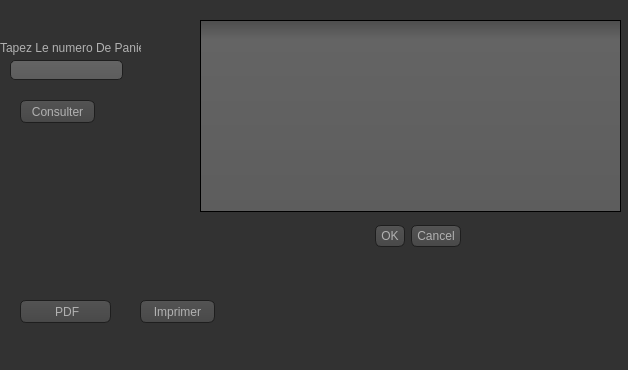
<?xml version="1.0" encoding="UTF-8"?>
<ui version="4.0">
 <class>VerifAchat</class>
 <widget class="QDialog" name="VerifAchat">
  <property name="geometry">
   <rect>
    <x>0</x>
    <y>0</y>
    <width>628</width>
    <height>370</height>
   </rect>
  </property>
  <property name="windowTitle">
   <string>Dialog</string>
  </property>
  <property name="styleSheet">
   <string notr="true">QToolTip
{
     border: 1px solid black;
     background-color: #ffa02f;
     padding: 1px;
     border-radius: 3px;
     opacity: 100;
}

QWidget
{
    color: #b1b1b1;
    background-color: #323232;
}

QWidget:item:hover
{
    background-color: QLinearGradient( x1: 0, y1: 0, x2: 0, y2: 1, stop: 0 #ffa02f, stop: 1 #ca0619);
    color: #000000;
}

QWidget:item:selected
{
    background-color: QLinearGradient( x1: 0, y1: 0, x2: 0, y2: 1, stop: 0 #ffa02f, stop: 1 #d7801a);
}

QMenuBar::item
{
    background: transparent;
}

QMenuBar::item:selected
{
    background: transparent;
    border: 1px solid #ffaa00;
}

QMenuBar::item:pressed
{
    background: #444;
    border: 1px solid #000;
    background-color: QLinearGradient(
        x1:0, y1:0,
        x2:0, y2:1,
        stop:1 #212121,
        stop:0.4 #343434/*,
        stop:0.2 #343434,
        stop:0.1 #ffaa00*/
    );
    margin-bottom:-1px;
    padding-bottom:1px;
}

QMenu
{
    border: 1px solid #000;
}

QMenu::item
{
    padding: 2px 20px 2px 20px;
}

QMenu::item:selected
{
    color: #000000;
}

QWidget:disabled
{
    color: #404040;
    background-color: #323232;
}

QAbstractItemView
{
    background-color: QLinearGradient( x1: 0, y1: 0, x2: 0, y2: 1, stop: 0 #4d4d4d, stop: 0.1 #646464, stop: 1 #5d5d5d);
}

QWidget:focus
{
    /*border: 2px solid QLinearGradient( x1: 0, y1: 0, x2: 0, y2: 1, stop: 0 #ffa02f, stop: 1 #d7801a);*/
}

QLineEdit
{
    background-color: QLinearGradient( x1: 0, y1: 0, x2: 0, y2: 1, stop: 0 #4d4d4d, stop: 0 #646464, stop: 1 #5d5d5d);
    padding: 1px;
    border-style: solid;
    border: 1px solid #1e1e1e;
    border-radius: 5;
}

QPushButton
{
    color: #b1b1b1;
    background-color: QLinearGradient( x1: 0, y1: 0, x2: 0, y2: 1, stop: 0 #565656, stop: 0.1 #525252, stop: 0.5 #4e4e4e, stop: 0.9 #4a4a4a, stop: 1 #464646);
    border-width: 1px;
    border-color: #1e1e1e;
    border-style: solid;
    border-radius: 6;
    padding: 3px;
    font-size: 12px;
    padding-left: 5px;
    padding-right: 5px;
}

QPushButton:pressed
{
    background-color: QLinearGradient( x1: 0, y1: 0, x2: 0, y2: 1, stop: 0 #2d2d2d, stop: 0.1 #2b2b2b, stop: 0.5 #292929, stop: 0.9 #282828, stop: 1 #252525);
}

QComboBox
{
    selection-background-color: #ffaa00;
    background-color: QLinearGradient( x1: 0, y1: 0, x2: 0, y2: 1, stop: 0 #565656, stop: 0.1 #525252, stop: 0.5 #4e4e4e, stop: 0.9 #4a4a4a, stop: 1 #464646);
    border-style: solid;
    border: 1px solid #1e1e1e;
    border-radius: 5;
}

QComboBox:hover,QPushButton:hover
{
    border: 2px solid QLinearGradient( x1: 0, y1: 0, x2: 0, y2: 1, stop: 0 #ffa02f, stop: 1 #d7801a);
}


QComboBox:on
{
    padding-top: 3px;
    padding-left: 4px;
    background-color: QLinearGradient( x1: 0, y1: 0, x2: 0, y2: 1, stop: 0 #2d2d2d, stop: 0.1 #2b2b2b, stop: 0.5 #292929, stop: 0.9 #282828, stop: 1 #252525);
    selection-background-color: #ffaa00;
}

QComboBox QAbstractItemView
{
    border: 2px solid darkgray;
    selection-background-color: QLinearGradient( x1: 0, y1: 0, x2: 0, y2: 1, stop: 0 #ffa02f, stop: 1 #d7801a);
}

QComboBox::drop-down
{
     subcontrol-origin: padding;
     subcontrol-position: top right;
     width: 15px;

     border-left-width: 0px;
     border-left-color: darkgray;
     border-left-style: solid; /* just a single line */
     border-top-right-radius: 3px; /* same radius as the QComboBox */
     border-bottom-right-radius: 3px;
 }

QComboBox::down-arrow
{
     image: url(:/down_arrow.png);
}

QGroupBox:focus
{
border: 2px solid QLinearGradient( x1: 0, y1: 0, x2: 0, y2: 1, stop: 0 #ffa02f, stop: 1 #d7801a);
}

QTextEdit:focus
{
    border: 2px solid QLinearGradient( x1: 0, y1: 0, x2: 0, y2: 1, stop: 0 #ffa02f, stop: 1 #d7801a);
}

QScrollBar:horizontal {
     border: 1px solid #222222;
     background: QLinearGradient( x1: 0, y1: 0, x2: 0, y2: 1, stop: 0.0 #121212, stop: 0.2 #282828, stop: 1 #484848);
     height: 7px;
     margin: 0px 16px 0 16px;
}

QScrollBar::handle:horizontal
{
      background: QLinearGradient( x1: 0, y1: 0, x2: 1, y2: 0, stop: 0 #ffa02f, stop: 0.5 #d7801a, stop: 1 #ffa02f);
      min-height: 20px;
      border-radius: 2px;
}

QScrollBar::add-line:horizontal {
      border: 1px solid #1b1b19;
      border-radius: 2px;
      background: QLinearGradient( x1: 0, y1: 0, x2: 1, y2: 0, stop: 0 #ffa02f, stop: 1 #d7801a);
      width: 14px;
      subcontrol-position: right;
      subcontrol-origin: margin;
}

QScrollBar::sub-line:horizontal {
      border: 1px solid #1b1b19;
      border-radius: 2px;
      background: QLinearGradient( x1: 0, y1: 0, x2: 1, y2: 0, stop: 0 #ffa02f, stop: 1 #d7801a);
      width: 14px;
     subcontrol-position: left;
     subcontrol-origin: margin;
}

QScrollBar::right-arrow:horizontal, QScrollBar::left-arrow:horizontal
{
      border: 1px solid black;
      width: 1px;
      height: 1px;
      background: white;
}

QScrollBar::add-page:horizontal, QScrollBar::sub-page:horizontal
{
      background: none;
}

QScrollBar:vertical
{
      background: QLinearGradient( x1: 0, y1: 0, x2: 1, y2: 0, stop: 0.0 #121212, stop: 0.2 #282828, stop: 1 #484848);
      width: 7px;
      margin: 16px 0 16px 0;
      border: 1px solid #222222;
}

QScrollBar::handle:vertical
{
      background: QLinearGradient( x1: 0, y1: 0, x2: 0, y2: 1, stop: 0 #ffa02f, stop: 0.5 #d7801a, stop: 1 #ffa02f);
      min-height: 20px;
      border-radius: 2px;
}

QScrollBar::add-line:vertical
{
      border: 1px solid #1b1b19;
      border-radius: 2px;
      background: QLinearGradient( x1: 0, y1: 0, x2: 0, y2: 1, stop: 0 #ffa02f, stop: 1 #d7801a);
      height: 14px;
      subcontrol-position: bottom;
      subcontrol-origin: margin;
}

QScrollBar::sub-line:vertical
{
      border: 1px solid #1b1b19;
      border-radius: 2px;
      background: QLinearGradient( x1: 0, y1: 0, x2: 0, y2: 1, stop: 0 #d7801a, stop: 1 #ffa02f);
      height: 14px;
      subcontrol-position: top;
      subcontrol-origin: margin;
}

QScrollBar::up-arrow:vertical, QScrollBar::down-arrow:vertical
{
      border: 1px solid black;
      width: 1px;
      height: 1px;
      background: white;
}


QScrollBar::add-page:vertical, QScrollBar::sub-page:vertical
{
      background: none;
}

QTextEdit
{
    background-color: #242424;
}

QPlainTextEdit
{
    background-color: #242424;
}

QHeaderView::section
{
    background-color: QLinearGradient(x1:0, y1:0, x2:0, y2:1, stop:0 #616161, stop: 0.5 #505050, stop: 0.6 #434343, stop:1 #656565);
    color: white;
    padding-left: 4px;
    border: 1px solid #6c6c6c;
}

QCheckBox:disabled
{
color: #414141;
}

QDockWidget::title
{
    text-align: center;
    spacing: 3px; /* spacing between items in the tool bar */
    background-color: QLinearGradient(x1:0, y1:0, x2:0, y2:1, stop:0 #323232, stop: 0.5 #242424, stop:1 #323232);
}

QDockWidget::close-button, QDockWidget::float-button
{
    text-align: center;
    spacing: 1px; /* spacing between items in the tool bar */
    background-color: QLinearGradient(x1:0, y1:0, x2:0, y2:1, stop:0 #323232, stop: 0.5 #242424, stop:1 #323232);
}

QDockWidget::close-button:hover, QDockWidget::float-button:hover
{
    background: #242424;
}

QDockWidget::close-button:pressed, QDockWidget::float-button:pressed
{
    padding: 1px -1px -1px 1px;
}

QMainWindow::separator
{
    background-color: QLinearGradient(x1:0, y1:0, x2:0, y2:1, stop:0 #161616, stop: 0.5 #151515, stop: 0.6 #212121, stop:1 #343434);
    color: white;
    padding-left: 4px;
    border: 1px solid #4c4c4c;
    spacing: 3px; /* spacing between items in the tool bar */
}

QMainWindow::separator:hover
{

    background-color: QLinearGradient(x1:0, y1:0, x2:0, y2:1, stop:0 #d7801a, stop:0.5 #b56c17 stop:1 #ffa02f);
    color: white;
    padding-left: 4px;
    border: 1px solid #6c6c6c;
    spacing: 3px; /* spacing between items in the tool bar */
}

QToolBar::handle
{
     spacing: 3px; /* spacing between items in the tool bar */
     background: url(:/images/handle.png);
}

QMenu::separator
{
    height: 2px;
    background-color: QLinearGradient(x1:0, y1:0, x2:0, y2:1, stop:0 #161616, stop: 0.5 #151515, stop: 0.6 #212121, stop:1 #343434);
    color: white;
    padding-left: 4px;
    margin-left: 10px;
    margin-right: 5px;
}

QProgressBar
{
    border: 2px solid grey;
    border-radius: 5px;
    text-align: center;
}

QProgressBar::chunk
{
    background-color: #d7801a;
    width: 2.15px;
    margin: 0.5px;
}

QTabBar::tab {
    color: #b1b1b1;
    border: 1px solid #444;
    border-bottom-style: none;
    background-color: #323232;
    padding-left: 10px;
    padding-right: 10px;
    padding-top: 3px;
    padding-bottom: 2px;
    margin-right: -1px;
}

QTabWidget::pane {
    border: 1px solid #444;
    top: 1px;
}

QTabBar::tab:last
{
    margin-right: 0; /* the last selected tab has nothing to overlap with on the right */
    border-top-right-radius: 3px;
}

QTabBar::tab:first:!selected
{
 margin-left: 0px; /* the last selected tab has nothing to overlap with on the right */


    border-top-left-radius: 3px;
}

QTabBar::tab:!selected
{
    color: #b1b1b1;
    border-bottom-style: solid;
    margin-top: 3px;
    background-color: QLinearGradient(x1:0, y1:0, x2:0, y2:1, stop:1 #212121, stop:.4 #343434);
}

QTabBar::tab:selected
{
    border-top-left-radius: 3px;
    border-top-right-radius: 3px;
    margin-bottom: 0px;
}

QTabBar::tab:!selected:hover
{
    /*border-top: 2px solid #ffaa00;
    padding-bottom: 3px;*/
    border-top-left-radius: 3px;
    border-top-right-radius: 3px;
    background-color: QLinearGradient(x1:0, y1:0, x2:0, y2:1, stop:1 #212121, stop:0.4 #343434, stop:0.2 #343434, stop:0.1 #ffaa00);
}

QRadioButton::indicator:checked, QRadioButton::indicator:unchecked{
    color: #b1b1b1;
    background-color: #323232;
    border: 1px solid #b1b1b1;
    border-radius: 6px;
}

QRadioButton::indicator:checked
{
    background-color: qradialgradient(
        cx: 0.5, cy: 0.5,
        fx: 0.5, fy: 0.5,
        radius: 1.0,
        stop: 0.25 #ffaa00,
        stop: 0.3 #323232
    );
}

QCheckBox::indicator{
    color: #b1b1b1;
    background-color: #323232;
    border: 1px solid #b1b1b1;
    width: 9px;
    height: 9px;
}

QRadioButton::indicator
{
    border-radius: 6px;
}

QRadioButton::indicator:hover, QCheckBox::indicator:hover
{
    border: 1px solid #ffaa00;
}

QCheckBox::indicator:checked
{
    image:url(:/images/checkbox.png);
}

QCheckBox::indicator:disabled, QRadioButton::indicator:disabled
{
    border: 1px solid #444;
}</string>
  </property>
  <widget class="QDialogButtonBox" name="buttonBox">
   <property name="geometry">
    <rect>
     <x>120</x>
     <y>220</y>
     <width>341</width>
     <height>32</height>
    </rect>
   </property>
   <property name="orientation">
    <enum>Qt::Horizontal</enum>
   </property>
   <property name="standardButtons">
    <set>QDialogButtonBox::Cancel|QDialogButtonBox::Ok</set>
   </property>
  </widget>
  <widget class="QTableView" name="tview">
   <property name="geometry">
    <rect>
     <x>200</x>
     <y>20</y>
     <width>421</width>
     <height>192</height>
    </rect>
   </property>
  </widget>
  <widget class="QLabel" name="label">
   <property name="geometry">
    <rect>
     <x>0</x>
     <y>40</y>
     <width>141</width>
     <height>16</height>
    </rect>
   </property>
   <property name="text">
    <string>Tapez Le numero De Panier:</string>
   </property>
  </widget>
  <widget class="QLineEdit" name="line_num">
   <property name="geometry">
    <rect>
     <x>10</x>
     <y>60</y>
     <width>113</width>
     <height>20</height>
    </rect>
   </property>
  </widget>
  <widget class="QPushButton" name="pushButton">
   <property name="geometry">
    <rect>
     <x>20</x>
     <y>100</y>
     <width>75</width>
     <height>23</height>
    </rect>
   </property>
   <property name="text">
    <string>Consulter</string>
   </property>
  </widget>
  <widget class="QPushButton" name="pushButton_2">
   <property name="geometry">
    <rect>
     <x>20</x>
     <y>300</y>
     <width>91</width>
     <height>23</height>
    </rect>
   </property>
   <property name="text">
    <string> PDF</string>
   </property>
  </widget>
  <widget class="QPushButton" name="pushButton_3">
   <property name="geometry">
    <rect>
     <x>140</x>
     <y>300</y>
     <width>75</width>
     <height>23</height>
    </rect>
   </property>
   <property name="text">
    <string>Imprimer</string>
   </property>
  </widget>
 </widget>
 <resources/>
 <connections>
  <connection>
   <sender>buttonBox</sender>
   <signal>accepted()</signal>
   <receiver>VerifAchat</receiver>
   <slot>accept()</slot>
   <hints>
    <hint type="sourcelabel">
     <x>248</x>
     <y>254</y>
    </hint>
    <hint type="destinationlabel">
     <x>157</x>
     <y>274</y>
    </hint>
   </hints>
  </connection>
  <connection>
   <sender>buttonBox</sender>
   <signal>rejected()</signal>
   <receiver>VerifAchat</receiver>
   <slot>reject()</slot>
   <hints>
    <hint type="sourcelabel">
     <x>316</x>
     <y>260</y>
    </hint>
    <hint type="destinationlabel">
     <x>286</x>
     <y>274</y>
    </hint>
   </hints>
  </connection>
 </connections>
</ui>
